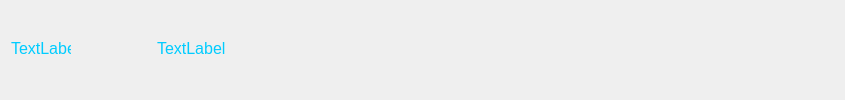
      <widget class="QWidget" name="login" native="true">
       <property name="sizePolicy">
        <sizepolicy hsizetype="Preferred" vsizetype="Preferred">
         <horstretch>0</horstretch>
         <verstretch>0</verstretch>
        </sizepolicy>
       </property>
       <property name="minimumSize">
        <size>
         <width>0</width>
         <height>0</height>
        </size>
       </property>
       <property name="maximumSize">
        <size>
         <width>16777215</width>
         <height>16777215</height>
        </size>
       </property>
       <property name="styleSheet">
        <string notr="true">QWidget#login{
color: rgb(255, 255, 255);
border-bottom:1px solid #01ADDE;
border-right:1px solid #01ADDE;
border-left:1px solid #01ADDE;
border-radius:opx;font:13pt;
}</string>
       </property>
       <layout class="QHBoxLayout" name="horizontalLayout_4">
        <property name="topMargin">
         <number>5</number>
        </property>
        <property name="bottomMargin">
         <number>9</number>
        </property>
        <item>
         <layout class="QHBoxLayout" name="horizontalLayout_5">
          <property name="spacing">
           <number>0</number>
          </property>
          <item>
           <widget class="QLabel" name="lblUserName">
            <property name="minimumSize">
             <size>
              <width>60</width>
              <height>30</height>
             </size>
            </property>
            <property name="maximumSize">
             <size>
              <width>60</width>
              <height>30</height>
             </size>
            </property>
            <property name="font">
             <font>
              <pointsize>12</pointsize>
             </font>
            </property>
            <property name="styleSheet">
             <string notr="true">color: #00CCFF;</string>
            </property>
            <property name="text">
             <string>TextLabel</string>
            </property>
            <property name="alignment">
             <set>Qt::AlignLeading|Qt::AlignLeft|Qt::AlignVCenter</set>
            </property>
           </widget>
          </item>
          <item>
           <widget class="QLabel" name="lblUserNameVal">
            <property name="minimumSize">
             <size>
              <width>80</width>
              <height>30</height>
             </size>
            </property>
            <property name="maximumSize">
             <size>
              <width>16777215</width>
              <height>30</height>
             </size>
            </property>
            <property name="font">
             <font>
              <pointsize>12</pointsize>
             </font>
            </property>
            <property name="styleSheet">
             <string notr="true">color: #00CCFF;</string>
            </property>
            <property name="text">
             <string/>
            </property>
           </widget>
          </item>
         </layout>
        </item>
        <item>
         <layout class="QHBoxLayout" name="horizontalLayout_6">
          <property name="spacing">
           <number>6</number>
          </property>
          <item>
           <widget class="QLabel" name="lblAccount">
            <property name="minimumSize">
             <size>
              <width>80</width>
              <height>30</height>
             </size>
            </property>
            <property name="maximumSize">
             <size>
              <width>135</width>
              <height>30</height>
             </size>
            </property>
            <property name="font">
             <font>
              <pointsize>12</pointsize>
             </font>
            </property>
            <property name="styleSheet">
             <string notr="true">color: #00CCFF;</string>
            </property>
            <property name="text">
             <string>TextLabel</string>
            </property>
            <property name="alignment">
             <set>Qt::AlignLeading|Qt::AlignLeft|Qt::AlignVCenter</set>
            </property>
           </widget>
          </item>
          <item>
           <widget class="QLabel" name="lblAccountVal">
            <property name="minimumSize">
             <size>
              <width>80</width>
              <height>30</height>
             </size>
            </property>
            <property name="maximumSize">
             <size>
              <width>16777215</width>
              <height>30</height>
             </size>
            </property>
            <property name="font">
             <font>
              <pointsize>12</pointsize>
             </font>
            </property>
            <property name="styleSheet">
             <string notr="true">color: #00CCFF;</string>
            </property>
            <property name="text">
             <string/>
            </property>
           </widget>
          </item>
         </layout>
        </item>
        <item>
         <widget class="QPushButton" name="btnLogin">
          <property name="minimumSize">
           <size>
            <width>80</width>
            <height>30</height>
           </size>
          </property>
          <property name="maximumSize">
           <size>
            <width>16777215</width>
            <height>30</height>
           </size>
          </property>
          <property name="focusPolicy">
           <enum>Qt::NoFocus</enum>
          </property>
          <property name="styleSheet">
           <string notr="true">QPushButton:!pressed{
border-image: url(:/image/btn.png);
color: #FFFFFF;
border-radius:0px;font:12pt;
}
QPushButton:pressed{
border-image: url(:/image/btn.png);
color: #FFFFFF;
border:0px solid #68CBF2;
border-radius:0px;font:12pt;
}


</string>
          </property>
          <property name="text">
           <string/>
          </property>
          <property name="icon">
           <iconset resource="../../resource/image/image.qrc">
            <normaloff>:/image/login1.png</normaloff>:/image/login1.png</iconset>
          </property>
          <property name="iconSize">
           <size>
            <width>32</width>
            <height>32</height>
           </size>
          </property>
         </widget>
        </item>
        <item>
         <spacer name="horizontalSpacer_2">
          <property name="orientation">
           <enum>Qt::Horizontal</enum>
          </property>
          <property name="sizeHint" stdset="0">
           <size>
            <width>425</width>
            <height>20</height>
           </size>
          </property>
         </spacer>
        </item>
       </layout>
      </widget>
